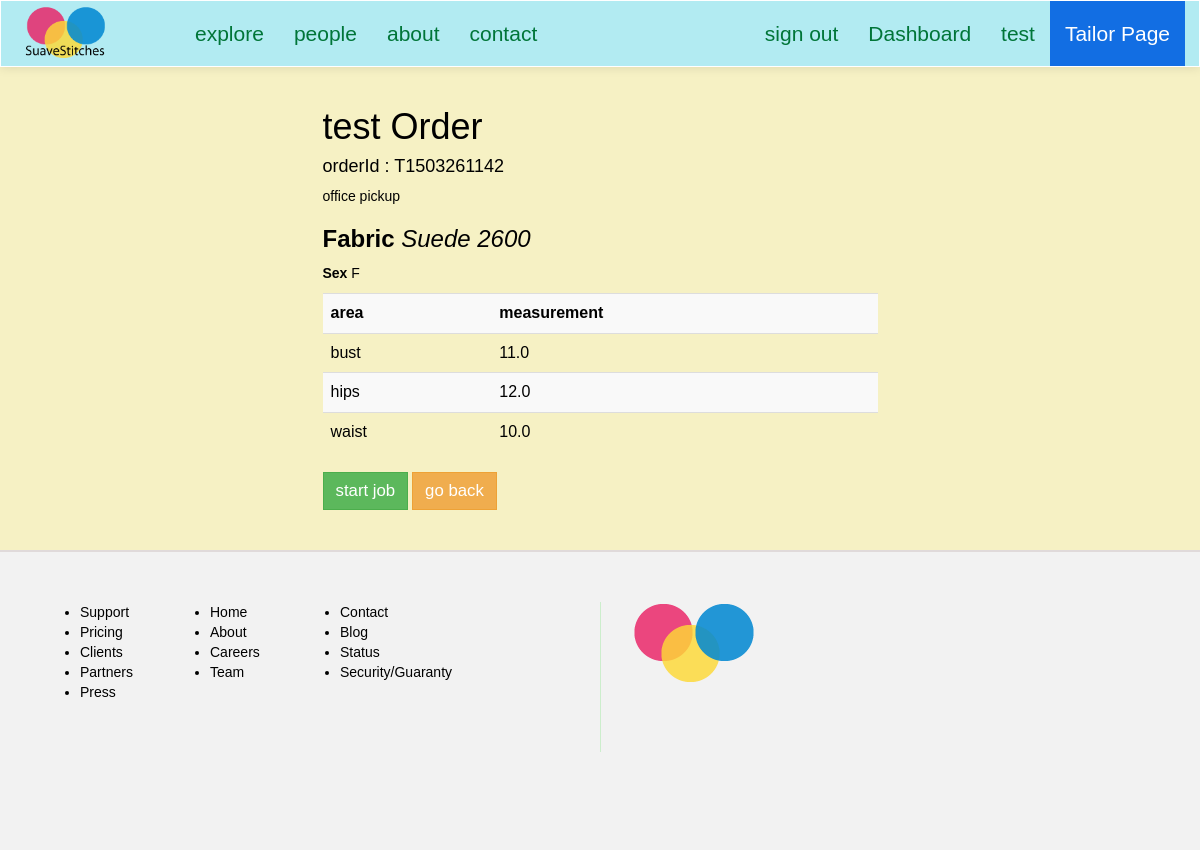
Screenshot of /suave/tailor/view/order/T1503261142 (signed in) with the database file from the repository.
### suave/models.py (models this page shows, shortened)
class Order(models.Model):
	client = models.ForeignKey(Client, null=True)
	size = models.ForeignKey(Size, null=True)
	tailor = models.ForeignKey(Tailor, null=True)
	fabric = models.ForeignKey(Fabric, null=True) #* change to foreign key with Fabric
	main_order_id = models.CharField(max_length=15, null=True)
	details = models.CharField(max_length=250, null=True) #*
	delivery_option = models.CharField(max_length=100, null=True)
	service_option = models.CharField(max_length=100, null=True)
	sex = models.CharField(max_length=2, default=' ')
	status = models.CharField(max_length=20, default='OPEN') #*
	cost = models.IntegerField(default=0000) # final cost of order

class Client(models.Model):
	FEMALE = 'F'
	MALE = 'M'
	SEX_CHOICE = (
		(FEMALE, 'F'),
		(MALE, 'M'),
	)
	user = models.OneToOneField(User)
	address = models.CharField(max_length=200, null=True)
	preference = models.CharField(max_length=40)
	sex = models.CharField(max_length=2, choices=SEX_CHOICE, default=" ")
	def __str__(self):
		return self.user.username

class Fabric(models.Model):
	name = models.CharField(max_length=100)
	cost = models.IntegerField(null=True)
	sex = models.CharField(max_length=2, null=True)
	pattern = models.CharField(max_length=150, null=True)
	def __str__(self):
		return ('%s %s' %(self.name, self.cost))

class Size(models.Model):
	client = models.ForeignKey(Client, null=True) # make is optional for repeat clients to enter their measurement for ease
	bust = models.CharField(max_length=7, null=True)
	center_back = models.CharField(max_length=7, null=True)
	chest = models.CharField(max_length=7, null=True)
	inside_leg = models.CharField(max_length=7, null=True)
	hips = models.CharField(max_length=7, null=True)
	sleeve = models.CharField(max_length=7, null=True)
	waist = models.CharField(max_length=7, null=True)
	waistline = models.CharField(max_length=7, null=True)

### suave/views.py (the view)
# urls.py: url(r'^tailor/view/order/(?P<main_order_id>[\w\-]+)$', views.tailorOrderDetails, name='tailorOrderDetails'),
@login_required
def tailorOrderDetails(request, main_order_id):
	try:
		order = Order.objects.get(main_order_id=main_order_id)
	except Exception, e:
		return HttpResponse('can\'t do that %s' %main_order_id) # write better response
	context = {}
	context['tailorPage'] = True
	context['order'] = order
	context['size'] = serializers.serialize("python", Size.objects.filter(id=order.size.id))
	return render(request, 'i/tailor/order_details.html', context)

### suave/templates/i/tailor/order_details.html
{% extends "i/layout/base.html" %}
{% block main_section %}
<div class="col-lg-6 col-lg-offset-3"><br>
	<h1 class="">{{ order.client }} Order</h1>
		<h4>orderId : {{ order.main_order_id }}</h4>
		<p>{{ order.delivery_option|lower }}</p>
		<h3><b>Fabric</b> <i>{{ order.fabric }}</i></h3>
		<p><b>Sex</b> {{ order.sex }}</p>
		<table class="table table-striped table-hover">
			<tr>
				<th>area</th>
				<th>measurement</th>
			</tr>
{% for instance in size %}
	{% for field, value in instance.fields.items %}
		{% if value != None %}
			<tr>
				<td>{{ field }}</td>
				<td>{{ value }}</td>
			</tr>
		{% endif %}
	{% endfor %}
{% endfor %}
		</table>
		<div class="dashboard-button-panel">
			<a href="{% url 'suave:tailorStartOrder' order.main_order_id %}" class="btn btn-success btn-md">start job</a>
		<a href="{% url 'suave:tailorDashboard' %}" class="btn btn-warning btn-md">go back</a>
		</div>
	<br><br>
</div>
{% endblock %}

### suave/templates/i/layout/base.html (shortened to what this page needs)
<html>
	<head>
		{% load staticfiles %}
		<link rel="stylesheet" type="text/css" href="{% static 'css/style.css' %}">
	</head>
	{% if tailorPage %}
	<body class="tailorPage-color">
	{% else %}
	<body>
	{% endif %}
	{% if tailorPage %}
		<nav class="navbar navbar-default" role="navigation" style="background:#B2EBF2">
	{% else %}
		<nav class="navbar navbar-default" role="navigation">
	{% endif %}
			<div class="container">
				<div class="row">
					<div class="navbar-header">
						<div id="header">
							<a class="navbar-brand" href="/suave">
								<img src="{% static 'img/my_logo_1.png' %}">
							</a>
						</div>
					</div>
					<div class="collapse navbar-collapse navbar-ex1-collapse">
						<ul class="nav navbar-nav navbar-left">
							<li class=""><a href style="background:#">explore</a></li>
							<li class=""><a href="{% url 'suave:tailorHome' %}">people</a></li>
							<li class=""><a >about</a></li>
							<li class=""><a >contact</a></li>
						</ul>
						<ul class="nav navbar-nav navbar-right">
							{% if user.is_authenticated %}
							<li><a href="{% url 'suave:signout' %}" class="">sign out</a></li>
								{% if user.tailor.rate %}
									<li><a href="{% url 'suave:tailorDashboard' %}" class="">Dashboard</a></li>
								{% else %}
									<li><a href="{% url 'suave:clientDashboard' %}" class="">Dashboard</a></li>
								{% endif %}
							<li><a class="">{{user}}</a></li>
							{% else %}
							<li><a role="button" class="" data-toggle="modal" data-target=".bs-example-modal-sm">sign in</a></li>
							{% endif %}
							{% if tailorPage %}
								<li class=""><a class="" style="background:#126ee3;color:#fff">Tailor Page</a></li>
							{% endif %}
						</ul>
					</div>
				</div>
			</div>
		</nav>
		<div class="container">
			<div class="row">
					{% block main_section %}
					{% endblock %}
			</div>
		</div>
		<div class="footer">
			<div class="col-lg-6 footer-left">
				<ul class="col-sm-3">
					<li>Support</li>
					<li>Pricing</li>
					<li>Clients</li>
					<li>Partners</li>
					<li>Press</li>
				</ul>
				<ul class="col-sm-3">
					<li>Home</li>
					<li>About</li>
					<li>Careers</li>
					<li>Team</li>
				</ul>
				<ul class="col-sm-3">
					<li>Contact</li>
					<li>Blog</li>
					<li>Status</li>
					<li>Security/Guaranty</li>
				</ul>
			</div>
			<div class="col-lg-6 footer-right">
				<img src="{% static 'img/my_logo.png' %}">
			</div>
		</div>
	</body>
</html>

### suave/static/css/style.css (style rules this page uses)
.tailorPage-color { background: #90A4AE; background: #BDBDBD; background: #B2EBF2; background: #d8f0f3; background: #e8f2f3; background: #f6f1c4; }
.col-lg-6 a { font-size: 1.2em; }
a { text-decoration: none; }
#header img { width: 65%; }
.navbar { background-repeat: no-repeat; border-bottom: 1px solid #178ACC; box-shadow: 0px 1px 10px rgba(0, 0, 0, 0.1); border-radius: 0px; margin-bottom: 0px; }
.navbar-default { background: #fff; border-color: #fff; }
.navbar-default .navbar-brand, .navbar-default .navbar-brand:hover, .navbar-default .navbar-brand:focus, .navbar-default .navbar-nav > li > a { color: #007538; font-size: 1.5em; }
.navbar-default .navbar-nav > li > a { line-height: 35px; }
.footer { min-height: 300px; background: #f2f2f2; padding: 50px; border-top: 2px #e0dada solid; }
.footer-right { height: 150px; border-left: 1px #cec solid; }
#header { margin: -10px auto auto auto; }
* { -webkit-border-radius: 0 !important; -moz-border-radius: 0 !important; -ms-border-radius: 0 !important; border-radius: 0 !important; }
body { color: #000; font-family: weblysleek, arial; }

### rows the page displays
Order: client "test", main_order_id "T1503261142", delivery_option "office pickup", fabric "Suede 2600", sex "F"
Size: fields "11.0" "12.0" "10.0"

### other values shown
{{ user }} "test"
{{ field }} "bust" "hips" "waist"
